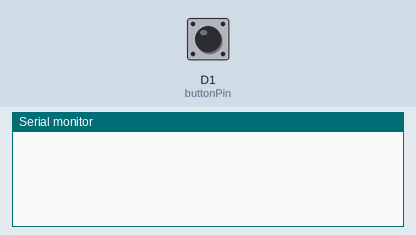
Recording of a sketch running on a simulated ESP8266 (NodeMCU). Shown: the last lines printed to the serial monitor. Inputs (shaded band) come from the test bench; at power-on: D1 (buttonPin) HIGH.

Above: at 1.2 s.
1.3 s: D1 (buttonPin) pulled LOW for 0.15 s
At 1.43 s:
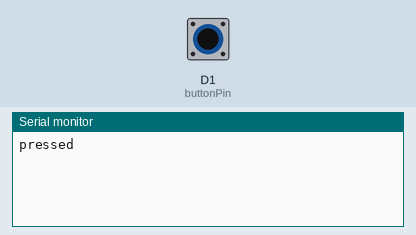
At 1.9 s:
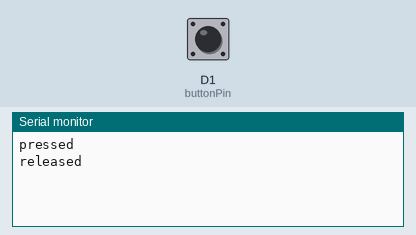

The sketch:

Arduino_Script_Button_Pressed.ino
```cpp
const int buttonPin = D1;
bool lastState = HIGH;

void setup() {
  pinMode(buttonPin, INPUT_PULLUP); // Use internal pull-up
  Serial.begin(9600);
}

void loop() {
  bool currentState = digitalRead(buttonPin);

  //Serial.println(currentState);

  if (currentState != lastState) {
    lastState = currentState;

    if (currentState == LOW) {
      Serial.println("pressed");
    } else {
      Serial.println("released");
    }

    delay(50); // Debounce
  }
}
```

Measured:
- after the input at 1.3 s, the serial monitor: prints a new line at once (image 1)
